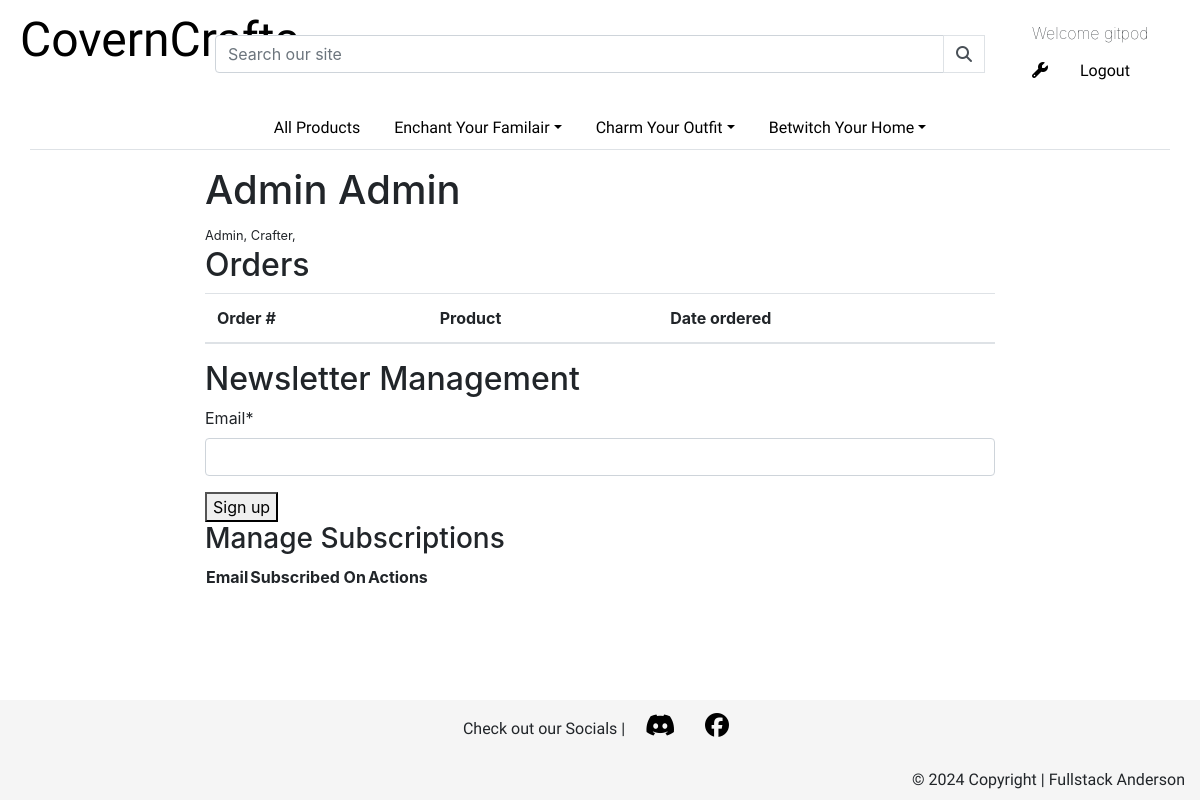
The page /profile/1/ (signed in) on the database as committed earlier.
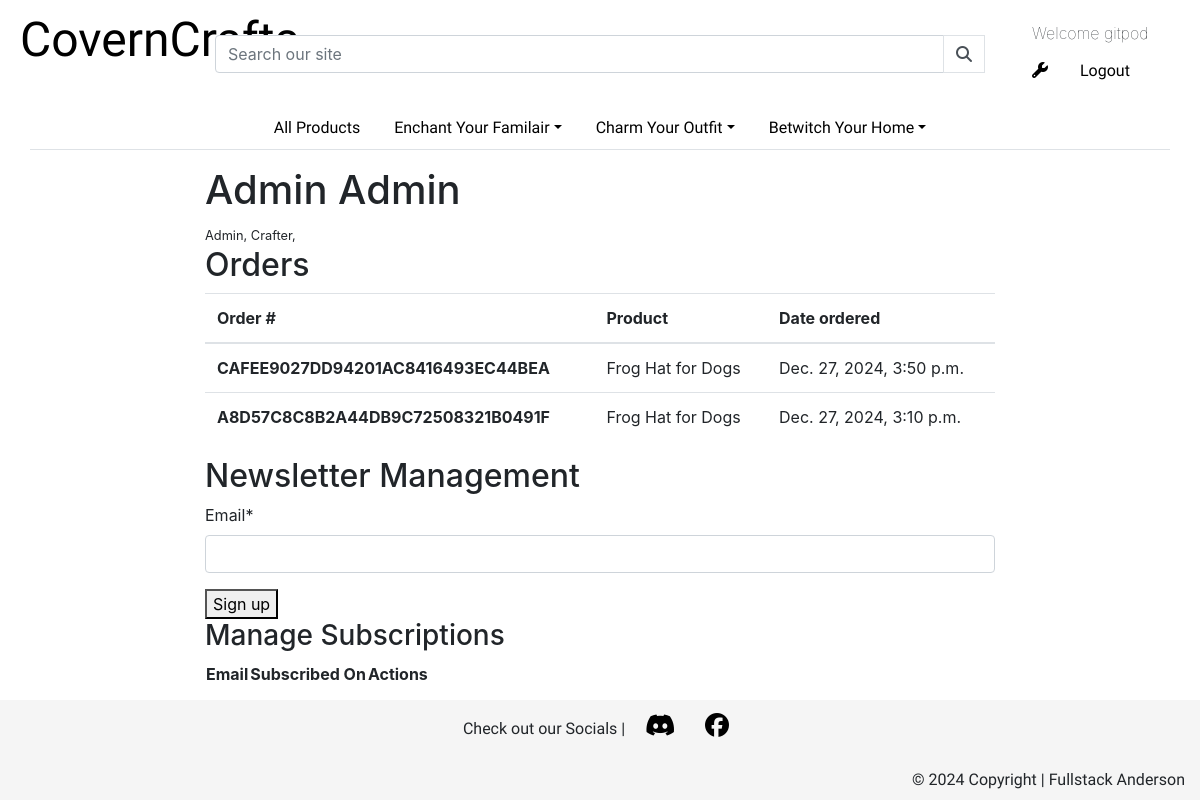
The same page on the database as committed later.
### users/models.py (models this page shows, shortened)
class Profile(models.Model):
    auth_user = models.OneToOneField(
        User, on_delete=models.CASCADE, related_name="auth_user", primary_key=True
    )
    full_name = models.CharField(max_length=50, null=False, blank=False)
    is_crafter = models.BooleanField(default=False)
    is_admin = models.BooleanField(default=False)
    craft_time_commited = models.IntegerField(validators=[MinValueValidator(1)], null=True, blank=True)
    craft_time_max = models.IntegerField(validators=[MinValueValidator(1)], null=True, blank=True)
    image = CloudinaryField('image', null=True, blank=True)
    created_on = models.DateTimeField(auto_now_add=True)
    updated_on = models.DateTimeField(auto_now=True)
    deleted_on = models.DateTimeField(null=True, blank=True)

### checkout/models.py (models this page shows, shortened)
class Order(models.Model):
    order_number = models.CharField(max_length=32, null=False, editable=False)
    customer = models.ForeignKey(
        User, null=True, blank=False, on_delete=models.SET_NULL, related_name="customer",
    )
    product = models.ForeignKey(Product, null=True, blank=False, on_delete=models.SET_NULL,)
    full_name = models.CharField(max_length=50, null=False, blank=False)
    email = models.EmailField(max_length=254, null=False, blank=False)
    phone_number = models.CharField(max_length=20, null=False, blank=False)
    country = models.CharField(max_length=40, null=False, blank=False)
    postcode = models.CharField(max_length=20, null=True, blank=False)
    town_or_city = models.CharField(max_length=40, null=False, blank=False)
    street_address1 = models.CharField(max_length=80, null=False, blank=False)
    street_address2 = models.CharField(max_length=80, null=True, blank=True)
    county = models.CharField(max_length=80, null=True, blank=True)
    date = models.DateTimeField(auto_now_add=True)
    customisation = models.TextField(max_length=500, null=True, blank=True)
    delivery_cost = models.DecimalField(max_digits=6, decimal_places=2, null=False, default=0)
    order_cost = models.DecimalField(max_digits=10, decimal_places=2, null=False, default=0)
    grand_total = models.DecimalField(max_digits=10, decimal_places=2, null=False, default=0)

### products/models.py (models this page shows, shortened)
class Product(models.Model):
    category = models.ForeignKey('Category', null=True, blank=True, on_delete=models.SET_NULL)
    sku = models.CharField(max_length=254, null=True, blank=True)
    name = models.CharField(max_length=254)
    description = models.TextField()
    dimension = models.TextField()
    cost = models.DecimalField(max_digits=6, decimal_places=2)
    craft_time = models.IntegerField(validators=[MinValueValidator(1), MaxValueValidator(40)])
    image = CloudinaryField('image', default='placeholder')
    created_on = models.DateTimeField(auto_now_add=True)
    updated_on = models.DateTimeField(auto_now=True)
    deleted_on = models.DateTimeField(null=True, blank=True)

### users/views.py (the view)
# urls.py: path('profile/<int:id>/', views.profile_detail, name='profile_detail'),
@login_required
def profile_detail(request, id):
    query = Profile.objects.all()
    profile = get_object_or_404(query, auth_user_id=id)
    profile_id = profile.auth_user_id
    orders = Order.objects.filter(customer=profile_id).order_by('-date')
    already_regsistered = False
    already_regsistered_id = 0
    newsletter_recipients = Newsletter.objects.all().order_by('-subscribed_on')
    for recipient in newsletter_recipients:
        if recipient.profile.pk == profile.auth_user.pk:
            already_regsistered_id = recipient.pk
            already_regsistered = True
    if request.method == 'POST':
        form_data = {
            'email': request.POST['email'],
            'profile': profile_id
        }
        form = NewsletterSignupForm(form_data)
        if form.is_valid():
            if already_regsistered:
                form.save()
                messages.sucess(request, "Email updated successfully.")
            else:
                form = NewsletterSignupForm(form_data, instance=newsletter_recipients.get(pk=already_regsistered_id))
                form.save()
                messages.success(request, "Thank you for subscribing!")
    else:
        form = NewsletterSignupForm()
    context = {
        'profile': profile,
        'orders': orders,
        'form': form,
        'recipients': newsletter_recipients,
        'already_regsistered': already_regsistered,
        'already_regsistered_id': already_regsistered_id
    }
    return render(
        request,
        'users/profile_detail.html',
        context
    )

### users/forms.py
class NewsletterSignupForm(forms.ModelForm):
    class Meta:
        model = Newsletter
        fields = ['email','profile']
    def __init__(self, *args, **kwargs):
        super().__init__(*args, **kwargs)
        self.fields['profile'].widget.attrs['type'] = 'hidden'

### users/templates/users/profile_detail.html (shortened to what this page needs)
{% extends "base.html" %}
{% block content %}
<div class="row mt-3 justify-content-center">
  <div class="col-8">
    <h1>{{ profile.full_name }}</h1>
    {% if profile.is_admin == True %}
    <span class="small">Admin, </span>
    {% endif %}
    {% if profile.is_crafter == True %}
    <span class="small">Crafter, </span>
    {% endif %}
    <h2>Orders</h2>
    <table class="table">
      <thead>
        <tr>
          <th scope="col">Order #</th>
          <th scope="col">Product</th>
          <th scope="col">Date ordered</th>
        </tr>
      </thead>
      <tbody>
        {% for order in orders %}
        <tr>
          <th scope="row">{{ order.order_number }}</th>
          <td>{{ order.product.name }}</td>
          <td>{{order.date}}</td>
        </tr>
        {% endfor %}
      </tbody>
    </table>
    <h2>Newsletter Management</h2>
    {% if already_regsistered == True  %}
      <form method="post">
        {% csrf_token %}
        {{ form.email | as_crispy_field }}
        <button type="submit">Edit Email</button>
      </form>
      <a href="{% url 'newsletter_delete' already_regsistered_id %}">Unsubscribe</a>
    {% else %}
    <form method="post">
        {{ form.email | as_crispy_field }}
        <button type="submit">Sign up</button>
    </form>
    {% endif %}
    {% if profile.is_admin%}
    <h3>Manage Subscriptions</h3>
    <table>
        <thead>
            <tr>
                <th>Email</th>
                <th>Subscribed On</th>
                <th>Actions</th>
            </tr>
        </thead>
    </table>
{% endif %}
  </div>
</div>
{% endblock content %}

### templates/base.html (shortened to what this page needs)
{% load static %}
{% url 'account_login' as login_url %}
{% url 'account_signup' as signup_url %}
{% url 'account_logout' as logout_url %}
<!DOCTYPE html>
<html lang="en">
<head>
    {% block corecss %}
    <link rel="stylesheet" href="https://cdn.jsdelivr.net/npm/bootstrap@4.1.3/dist/css/bootstrap.min.css">
    <link rel="stylesheet" href="{% static 'css/style.css' %}">
    {% endblock %}
</head>
<body>
    <header class="container-fluid">
        <div class="row text-center">
            <div class="col-6 col-lg-2 p-1 order-0">
                <a href="{% url 'home' %}" class="logo px-3 ">CovernCrafts</a>
            </div>
            <div class="col-12 col-lg-8 my-auto justify-content-center order-2 order-lg-1">
                <form method="GET" action="{% url 'product_all' %}">
                    <div class="input-group w-100">
                        <input class="form-control" type="text" name="q" placeholder="Search our site">
                        <div class="input-group-append">
                            <button class="form-control btn btn-black border border-black rounded-0" type="submit">
                                <span class="icon">
                                    <i class="fas fa-search"></i>
                                </span>
                            </button>
                        </div>
                    </div>
                </form>
            </div>
            <div class="col-6 col-lg-2 p-3 order-lg-2 order-1">
                <ul class="nav">
                    {% if user.is_authenticated %}
                    <li class="nav-item">
                        <h2 class="display-name m-0">Welcome {{user.username}}</h2>
                    </li>
                    <li class="nav-item">
                        <a class="nav-link" data-toggle="dropdown" href="#" role="button" aria-haspopup="true" aria-expanded="false"><i class="fa-solid fa-wrench"></i></a>
                    </li>
                    {% endif %}
                    {% if user.is_authenticated %}
                    <li class="nav-item">
                        <a class="nav-link {% if request.path == logout_url %}active{% endif %}"
                            href="{% url 'account_logout' %}">Logout</a>
                    </li>
                    {% endif %}
                </ul>
            </div>
        </div>
        <nav class="col-12">
            <ul class="nav nav-tabs justify-content-center">
                <a class="nav-link" href="{% url 'product_all' %}" role="button" aria-haspopup="true" aria-expanded="false">All Products</a>
                <li class="nav-item dropdown">
                    <a class="nav-link dropdown-toggle" data-toggle="dropdown" href="#" role="button" aria-haspopup="true" aria-expanded="false">Enchant Your Familair</a>
                </li>
                <li class="nav-item dropdown">
                    <a class="nav-link dropdown-toggle" data-toggle="dropdown" href="" role="button" aria-haspopup="true" aria-expanded="false">Charm Your Outfit</a>
                </li>
                <li class="nav-item dropdown">
                    <a class="nav-link dropdown-toggle" data-toggle="dropdown" href="#" role="button" aria-haspopup="true" aria-expanded="false">Betwitch Your Home</a>
                </li>
            </ul>
        </nav>
    </header>
    {% block content %}
    {% endblock content %}
    <div class="buffer"></div>
    <footer class="">
        <div class="container-fluid">
            <p class="p-2 text-center">Check out our Socials |
              <a href="https://discord.gg/cnxeu4kUtW" target="_blank" rel="noopener" aria-label="visit the Discord server (opens in a new tab)"
              class="social-link">
                <i class="fa-brands fa-discord px-3"></i>
              </a>
              <a href="https://www.facebook.com/" target="_blank" rel="noopener" aria-label="visit the Youtube Channel (opens in a new tab)"
              class="social-link">
                <i class="fa-brands fa-facebook px-2"></i>
              </a>
            </p>
            <p class="text-right">© 2024 Copyright | Fullstack Anderson</p>
        </div>
    </footer>
</body>
</html>

### static/css/style.css (style rules this page uses)
a, p { font-family: "Geist", serif; }
.logo { font-size: 3rem; min-height: fit-content; color: black; font-family: "Lovers Quarrel", serif; font-weight: 400; font-style: normal; }
.dropdown-item, .nav-link, .anchor-text { color: black; }
.display-name { font-size: medium; font-weight: 100; padding: 0.5rem 1rem; }
footer { position: fixed; max-height: 100px; bottom: 0px; width: 100%; background: whitesmoke; }
.social-link { color: black; font-size: 1.5rem; }
.buffer { height: 100px; }

Rows that differ between the two databases and show on the page:
added Order: order_number "CAFEE9027DD94201AC8416493EC44BEA", product.name "Frog Hat for Dogs", date "Dec. 27, 2024, 3:50 p.m."
added Order: order_number "A8D57C8C8B2A44DB9C72508321B0491F", product.name "Frog Hat for Dogs", date "Dec. 27, 2024, 3:10 p.m."
